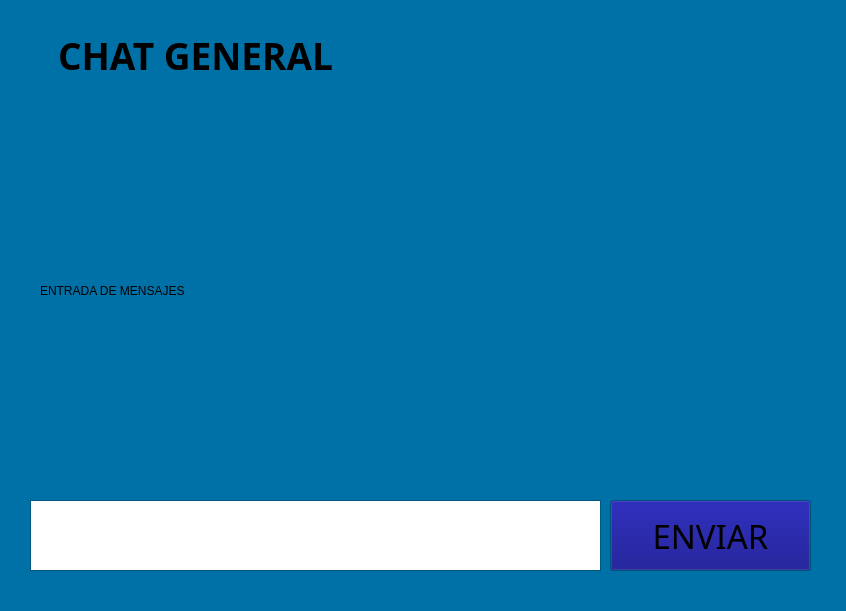
<?xml version="1.0" encoding="UTF-8"?>
<ui version="4.0">
 <class>chatgeneral</class>
 <widget class="QWidget" name="chatgeneral">
  <property name="geometry">
   <rect>
    <x>0</x>
    <y>0</y>
    <width>846</width>
    <height>611</height>
   </rect>
  </property>
  <property name="palette">
   <palette>
    <active>
     <colorrole role="WindowText">
      <brush brushstyle="SolidPattern">
       <color alpha="255">
        <red>0</red>
        <green>0</green>
        <blue>0</blue>
       </color>
      </brush>
     </colorrole>
     <colorrole role="Button">
      <brush brushstyle="SolidPattern">
       <color alpha="255">
        <red>0</red>
        <green>113</green>
        <blue>166</blue>
       </color>
      </brush>
     </colorrole>
     <colorrole role="Light">
      <brush brushstyle="SolidPattern">
       <color alpha="255">
        <red>0</red>
        <green>170</green>
        <blue>249</blue>
       </color>
      </brush>
     </colorrole>
     <colorrole role="Midlight">
      <brush brushstyle="SolidPattern">
       <color alpha="255">
        <red>0</red>
        <green>141</green>
        <blue>207</blue>
       </color>
      </brush>
     </colorrole>
     <colorrole role="Dark">
      <brush brushstyle="SolidPattern">
       <color alpha="255">
        <red>0</red>
        <green>56</green>
        <blue>83</blue>
       </color>
      </brush>
     </colorrole>
     <colorrole role="Mid">
      <brush brushstyle="SolidPattern">
       <color alpha="255">
        <red>0</red>
        <green>75</green>
        <blue>111</blue>
       </color>
      </brush>
     </colorrole>
     <colorrole role="Text">
      <brush brushstyle="SolidPattern">
       <color alpha="255">
        <red>0</red>
        <green>0</green>
        <blue>0</blue>
       </color>
      </brush>
     </colorrole>
     <colorrole role="BrightText">
      <brush brushstyle="SolidPattern">
       <color alpha="255">
        <red>255</red>
        <green>255</green>
        <blue>255</blue>
       </color>
      </brush>
     </colorrole>
     <colorrole role="ButtonText">
      <brush brushstyle="SolidPattern">
       <color alpha="255">
        <red>0</red>
        <green>0</green>
        <blue>0</blue>
       </color>
      </brush>
     </colorrole>
     <colorrole role="Base">
      <brush brushstyle="SolidPattern">
       <color alpha="255">
        <red>255</red>
        <green>255</green>
        <blue>255</blue>
       </color>
      </brush>
     </colorrole>
     <colorrole role="Window">
      <brush brushstyle="SolidPattern">
       <color alpha="255">
        <red>0</red>
        <green>113</green>
        <blue>166</blue>
       </color>
      </brush>
     </colorrole>
     <colorrole role="Shadow">
      <brush brushstyle="SolidPattern">
       <color alpha="255">
        <red>0</red>
        <green>0</green>
        <blue>0</blue>
       </color>
      </brush>
     </colorrole>
     <colorrole role="AlternateBase">
      <brush brushstyle="SolidPattern">
       <color alpha="255">
        <red>127</red>
        <green>184</green>
        <blue>210</blue>
       </color>
      </brush>
     </colorrole>
     <colorrole role="ToolTipBase">
      <brush brushstyle="SolidPattern">
       <color alpha="255">
        <red>255</red>
        <green>255</green>
        <blue>220</blue>
       </color>
      </brush>
     </colorrole>
     <colorrole role="ToolTipText">
      <brush brushstyle="SolidPattern">
       <color alpha="255">
        <red>0</red>
        <green>0</green>
        <blue>0</blue>
       </color>
      </brush>
     </colorrole>
     <colorrole role="PlaceholderText">
      <brush brushstyle="SolidPattern">
       <color alpha="128">
        <red>0</red>
        <green>0</green>
        <blue>0</blue>
       </color>
      </brush>
     </colorrole>
    </active>
    <inactive>
     <colorrole role="WindowText">
      <brush brushstyle="SolidPattern">
       <color alpha="255">
        <red>0</red>
        <green>0</green>
        <blue>0</blue>
       </color>
      </brush>
     </colorrole>
     <colorrole role="Button">
      <brush brushstyle="SolidPattern">
       <color alpha="255">
        <red>0</red>
        <green>113</green>
        <blue>166</blue>
       </color>
      </brush>
     </colorrole>
     <colorrole role="Light">
      <brush brushstyle="SolidPattern">
       <color alpha="255">
        <red>0</red>
        <green>170</green>
        <blue>249</blue>
       </color>
      </brush>
     </colorrole>
     <colorrole role="Midlight">
      <brush brushstyle="SolidPattern">
       <color alpha="255">
        <red>0</red>
        <green>141</green>
        <blue>207</blue>
       </color>
      </brush>
     </colorrole>
     <colorrole role="Dark">
      <brush brushstyle="SolidPattern">
       <color alpha="255">
        <red>0</red>
        <green>56</green>
        <blue>83</blue>
       </color>
      </brush>
     </colorrole>
     <colorrole role="Mid">
      <brush brushstyle="SolidPattern">
       <color alpha="255">
        <red>0</red>
        <green>75</green>
        <blue>111</blue>
       </color>
      </brush>
     </colorrole>
     <colorrole role="Text">
      <brush brushstyle="SolidPattern">
       <color alpha="255">
        <red>0</red>
        <green>0</green>
        <blue>0</blue>
       </color>
      </brush>
     </colorrole>
     <colorrole role="BrightText">
      <brush brushstyle="SolidPattern">
       <color alpha="255">
        <red>255</red>
        <green>255</green>
        <blue>255</blue>
       </color>
      </brush>
     </colorrole>
     <colorrole role="ButtonText">
      <brush brushstyle="SolidPattern">
       <color alpha="255">
        <red>0</red>
        <green>0</green>
        <blue>0</blue>
       </color>
      </brush>
     </colorrole>
     <colorrole role="Base">
      <brush brushstyle="SolidPattern">
       <color alpha="255">
        <red>255</red>
        <green>255</green>
        <blue>255</blue>
       </color>
      </brush>
     </colorrole>
     <colorrole role="Window">
      <brush brushstyle="SolidPattern">
       <color alpha="255">
        <red>0</red>
        <green>113</green>
        <blue>166</blue>
       </color>
      </brush>
     </colorrole>
     <colorrole role="Shadow">
      <brush brushstyle="SolidPattern">
       <color alpha="255">
        <red>0</red>
        <green>0</green>
        <blue>0</blue>
       </color>
      </brush>
     </colorrole>
     <colorrole role="AlternateBase">
      <brush brushstyle="SolidPattern">
       <color alpha="255">
        <red>127</red>
        <green>184</green>
        <blue>210</blue>
       </color>
      </brush>
     </colorrole>
     <colorrole role="ToolTipBase">
      <brush brushstyle="SolidPattern">
       <color alpha="255">
        <red>255</red>
        <green>255</green>
        <blue>220</blue>
       </color>
      </brush>
     </colorrole>
     <colorrole role="ToolTipText">
      <brush brushstyle="SolidPattern">
       <color alpha="255">
        <red>0</red>
        <green>0</green>
        <blue>0</blue>
       </color>
      </brush>
     </colorrole>
     <colorrole role="PlaceholderText">
      <brush brushstyle="SolidPattern">
       <color alpha="128">
        <red>0</red>
        <green>0</green>
        <blue>0</blue>
       </color>
      </brush>
     </colorrole>
    </inactive>
    <disabled>
     <colorrole role="WindowText">
      <brush brushstyle="SolidPattern">
       <color alpha="255">
        <red>0</red>
        <green>56</green>
        <blue>83</blue>
       </color>
      </brush>
     </colorrole>
     <colorrole role="Button">
      <brush brushstyle="SolidPattern">
       <color alpha="255">
        <red>0</red>
        <green>113</green>
        <blue>166</blue>
       </color>
      </brush>
     </colorrole>
     <colorrole role="Light">
      <brush brushstyle="SolidPattern">
       <color alpha="255">
        <red>0</red>
        <green>170</green>
        <blue>249</blue>
       </color>
      </brush>
     </colorrole>
     <colorrole role="Midlight">
      <brush brushstyle="SolidPattern">
       <color alpha="255">
        <red>0</red>
        <green>141</green>
        <blue>207</blue>
       </color>
      </brush>
     </colorrole>
     <colorrole role="Dark">
      <brush brushstyle="SolidPattern">
       <color alpha="255">
        <red>0</red>
        <green>56</green>
        <blue>83</blue>
       </color>
      </brush>
     </colorrole>
     <colorrole role="Mid">
      <brush brushstyle="SolidPattern">
       <color alpha="255">
        <red>0</red>
        <green>75</green>
        <blue>111</blue>
       </color>
      </brush>
     </colorrole>
     <colorrole role="Text">
      <brush brushstyle="SolidPattern">
       <color alpha="255">
        <red>0</red>
        <green>56</green>
        <blue>83</blue>
       </color>
      </brush>
     </colorrole>
     <colorrole role="BrightText">
      <brush brushstyle="SolidPattern">
       <color alpha="255">
        <red>255</red>
        <green>255</green>
        <blue>255</blue>
       </color>
      </brush>
     </colorrole>
     <colorrole role="ButtonText">
      <brush brushstyle="SolidPattern">
       <color alpha="255">
        <red>0</red>
        <green>56</green>
        <blue>83</blue>
       </color>
      </brush>
     </colorrole>
     <colorrole role="Base">
      <brush brushstyle="SolidPattern">
       <color alpha="255">
        <red>0</red>
        <green>113</green>
        <blue>166</blue>
       </color>
      </brush>
     </colorrole>
     <colorrole role="Window">
      <brush brushstyle="SolidPattern">
       <color alpha="255">
        <red>0</red>
        <green>113</green>
        <blue>166</blue>
       </color>
      </brush>
     </colorrole>
     <colorrole role="Shadow">
      <brush brushstyle="SolidPattern">
       <color alpha="255">
        <red>0</red>
        <green>0</green>
        <blue>0</blue>
       </color>
      </brush>
     </colorrole>
     <colorrole role="AlternateBase">
      <brush brushstyle="SolidPattern">
       <color alpha="255">
        <red>0</red>
        <green>113</green>
        <blue>166</blue>
       </color>
      </brush>
     </colorrole>
     <colorrole role="ToolTipBase">
      <brush brushstyle="SolidPattern">
       <color alpha="255">
        <red>255</red>
        <green>255</green>
        <blue>220</blue>
       </color>
      </brush>
     </colorrole>
     <colorrole role="ToolTipText">
      <brush brushstyle="SolidPattern">
       <color alpha="255">
        <red>0</red>
        <green>0</green>
        <blue>0</blue>
       </color>
      </brush>
     </colorrole>
     <colorrole role="PlaceholderText">
      <brush brushstyle="SolidPattern">
       <color alpha="128">
        <red>0</red>
        <green>0</green>
        <blue>0</blue>
       </color>
      </brush>
     </colorrole>
    </disabled>
   </palette>
  </property>
  <property name="windowTitle">
   <string>Form</string>
  </property>
  <widget class="QLabel" name="label">
   <property name="geometry">
    <rect>
     <x>10</x>
     <y>10</y>
     <width>371</width>
     <height>91</height>
    </rect>
   </property>
   <property name="sizePolicy">
    <sizepolicy hsizetype="Preferred" vsizetype="Preferred">
     <horstretch>50</horstretch>
     <verstretch>50</verstretch>
    </sizepolicy>
   </property>
   <property name="minimumSize">
    <size>
     <width>50</width>
     <height>50</height>
    </size>
   </property>
   <property name="font">
    <font>
     <family>Agency FB</family>
     <pointsize>20</pointsize>
    </font>
   </property>
   <property name="cursor">
    <cursorShape>CrossCursor</cursorShape>
   </property>
   <property name="frameShape">
    <enum>QFrame::NoFrame</enum>
   </property>
   <property name="frameShadow">
    <enum>QFrame::Plain</enum>
   </property>
   <property name="lineWidth">
    <number>1200</number>
   </property>
   <property name="midLineWidth">
    <number>20</number>
   </property>
   <property name="text">
    <string>&lt;html&gt;&lt;head/&gt;&lt;body&gt;&lt;p align=&quot;center&quot;&gt;&lt;span style=&quot; font-size:28pt; font-weight:600;&quot;&gt;CHAT GENERAL&lt;/span&gt;&lt;/p&gt;&lt;/body&gt;&lt;/html&gt;</string>
   </property>
   <property name="alignment">
    <set>Qt::AlignCenter</set>
   </property>
   <property name="wordWrap">
    <bool>true</bool>
   </property>
  </widget>
  <widget class="QPlainTextEdit" name="plainTextEdit">
   <property name="geometry">
    <rect>
     <x>30</x>
     <y>500</y>
     <width>571</width>
     <height>71</height>
    </rect>
   </property>
   <property name="cursor" stdset="0">
    <cursorShape>IBeamCursor</cursorShape>
   </property>
   <property name="verticalScrollBarPolicy">
    <enum>Qt::ScrollBarAlwaysOff</enum>
   </property>
   <property name="horizontalScrollBarPolicy">
    <enum>Qt::ScrollBarAlwaysOff</enum>
   </property>
   <property name="sizeAdjustPolicy">
    <enum>QAbstractScrollArea::AdjustIgnored</enum>
   </property>
   <property name="tabChangesFocus">
    <bool>false</bool>
   </property>
   <property name="documentTitle">
    <string/>
   </property>
   <property name="readOnly">
    <bool>false</bool>
   </property>
   <property name="plainText">
    <string/>
   </property>
   <property name="tabStopWidth">
    <number>10</number>
   </property>
  </widget>
  <widget class="QPushButton" name="pushButton_3">
   <property name="geometry">
    <rect>
     <x>610</x>
     <y>500</y>
     <width>201</width>
     <height>71</height>
    </rect>
   </property>
   <property name="palette">
    <palette>
     <active>
      <colorrole role="Button">
       <brush brushstyle="SolidPattern">
        <color alpha="255">
         <red>0</red>
         <green>0</green>
         <blue>127</blue>
        </color>
       </brush>
      </colorrole>
      <colorrole role="ButtonText">
       <brush brushstyle="SolidPattern">
        <color alpha="255">
         <red>14</red>
         <green>255</green>
         <blue>175</blue>
        </color>
       </brush>
      </colorrole>
      <colorrole role="Base">
       <brush brushstyle="SolidPattern">
        <color alpha="255">
         <red>0</red>
         <green>0</green>
         <blue>127</blue>
        </color>
       </brush>
      </colorrole>
      <colorrole role="ToolTipBase">
       <brush brushstyle="SolidPattern">
        <color alpha="255">
         <red>0</red>
         <green>0</green>
         <blue>127</blue>
        </color>
       </brush>
      </colorrole>
     </active>
     <inactive>
      <colorrole role="Button">
       <brush brushstyle="SolidPattern">
        <color alpha="255">
         <red>0</red>
         <green>0</green>
         <blue>127</blue>
        </color>
       </brush>
      </colorrole>
      <colorrole role="ButtonText">
       <brush brushstyle="SolidPattern">
        <color alpha="255">
         <red>0</red>
         <green>0</green>
         <blue>0</blue>
        </color>
       </brush>
      </colorrole>
      <colorrole role="Base">
       <brush brushstyle="SolidPattern">
        <color alpha="255">
         <red>0</red>
         <green>0</green>
         <blue>127</blue>
        </color>
       </brush>
      </colorrole>
      <colorrole role="ToolTipBase">
       <brush brushstyle="SolidPattern">
        <color alpha="255">
         <red>0</red>
         <green>0</green>
         <blue>127</blue>
        </color>
       </brush>
      </colorrole>
     </inactive>
     <disabled>
      <colorrole role="Button">
       <brush brushstyle="SolidPattern">
        <color alpha="255">
         <red>0</red>
         <green>0</green>
         <blue>127</blue>
        </color>
       </brush>
      </colorrole>
      <colorrole role="ButtonText">
       <brush brushstyle="SolidPattern">
        <color alpha="255">
         <red>10</red>
         <green>255</green>
         <blue>206</blue>
        </color>
       </brush>
      </colorrole>
      <colorrole role="Base">
       <brush brushstyle="SolidPattern">
        <color alpha="255">
         <red>0</red>
         <green>85</green>
         <blue>127</blue>
        </color>
       </brush>
      </colorrole>
      <colorrole role="ToolTipBase">
       <brush brushstyle="SolidPattern">
        <color alpha="255">
         <red>0</red>
         <green>0</green>
         <blue>127</blue>
        </color>
       </brush>
      </colorrole>
     </disabled>
    </palette>
   </property>
   <property name="font">
    <font>
     <family>Agency FB</family>
     <pointsize>25</pointsize>
    </font>
   </property>
   <property name="cursor">
    <cursorShape>CrossCursor</cursorShape>
   </property>
   <property name="text">
    <string>ENVIAR</string>
   </property>
   <property name="iconSize">
    <size>
     <width>40</width>
     <height>40</height>
    </size>
   </property>
  </widget>
  <widget class="QLabel" name="label_2">
   <property name="geometry">
    <rect>
     <x>40</x>
     <y>120</y>
     <width>751</width>
     <height>341</height>
    </rect>
   </property>
   <property name="palette">
    <palette>
     <active>
      <colorrole role="WindowText">
       <brush brushstyle="SolidPattern">
        <color alpha="255">
         <red>0</red>
         <green>0</green>
         <blue>0</blue>
        </color>
       </brush>
      </colorrole>
      <colorrole role="Button">
       <brush brushstyle="SolidPattern">
        <color alpha="255">
         <red>255</red>
         <green>255</green>
         <blue>255</blue>
        </color>
       </brush>
      </colorrole>
      <colorrole role="Light">
       <brush brushstyle="SolidPattern">
        <color alpha="255">
         <red>255</red>
         <green>255</green>
         <blue>255</blue>
        </color>
       </brush>
      </colorrole>
      <colorrole role="Midlight">
       <brush brushstyle="SolidPattern">
        <color alpha="255">
         <red>255</red>
         <green>255</green>
         <blue>255</blue>
        </color>
       </brush>
      </colorrole>
      <colorrole role="Dark">
       <brush brushstyle="SolidPattern">
        <color alpha="255">
         <red>127</red>
         <green>127</green>
         <blue>127</blue>
        </color>
       </brush>
      </colorrole>
      <colorrole role="Mid">
       <brush brushstyle="SolidPattern">
        <color alpha="255">
         <red>170</red>
         <green>170</green>
         <blue>170</blue>
        </color>
       </brush>
      </colorrole>
      <colorrole role="Text">
       <brush brushstyle="SolidPattern">
        <color alpha="255">
         <red>0</red>
         <green>0</green>
         <blue>0</blue>
        </color>
       </brush>
      </colorrole>
      <colorrole role="BrightText">
       <brush brushstyle="SolidPattern">
        <color alpha="255">
         <red>255</red>
         <green>255</green>
         <blue>255</blue>
        </color>
       </brush>
      </colorrole>
      <colorrole role="ButtonText">
       <brush brushstyle="SolidPattern">
        <color alpha="255">
         <red>0</red>
         <green>0</green>
         <blue>0</blue>
        </color>
       </brush>
      </colorrole>
      <colorrole role="Base">
       <brush brushstyle="SolidPattern">
        <color alpha="255">
         <red>255</red>
         <green>255</green>
         <blue>255</blue>
        </color>
       </brush>
      </colorrole>
      <colorrole role="Window">
       <brush brushstyle="SolidPattern">
        <color alpha="255">
         <red>255</red>
         <green>255</green>
         <blue>255</blue>
        </color>
       </brush>
      </colorrole>
      <colorrole role="Shadow">
       <brush brushstyle="SolidPattern">
        <color alpha="255">
         <red>0</red>
         <green>0</green>
         <blue>0</blue>
        </color>
       </brush>
      </colorrole>
      <colorrole role="AlternateBase">
       <brush brushstyle="SolidPattern">
        <color alpha="255">
         <red>255</red>
         <green>255</green>
         <blue>255</blue>
        </color>
       </brush>
      </colorrole>
      <colorrole role="ToolTipBase">
       <brush brushstyle="SolidPattern">
        <color alpha="255">
         <red>255</red>
         <green>255</green>
         <blue>220</blue>
        </color>
       </brush>
      </colorrole>
      <colorrole role="ToolTipText">
       <brush brushstyle="SolidPattern">
        <color alpha="255">
         <red>0</red>
         <green>0</green>
         <blue>0</blue>
        </color>
       </brush>
      </colorrole>
      <colorrole role="PlaceholderText">
       <brush brushstyle="SolidPattern">
        <color alpha="128">
         <red>0</red>
         <green>0</green>
         <blue>0</blue>
        </color>
       </brush>
      </colorrole>
     </active>
     <inactive>
      <colorrole role="WindowText">
       <brush brushstyle="SolidPattern">
        <color alpha="255">
         <red>0</red>
         <green>0</green>
         <blue>0</blue>
        </color>
       </brush>
      </colorrole>
      <colorrole role="Button">
       <brush brushstyle="SolidPattern">
        <color alpha="255">
         <red>255</red>
         <green>255</green>
         <blue>255</blue>
        </color>
       </brush>
      </colorrole>
      <colorrole role="Light">
       <brush brushstyle="SolidPattern">
        <color alpha="255">
         <red>255</red>
         <green>255</green>
         <blue>255</blue>
        </color>
       </brush>
      </colorrole>
      <colorrole role="Midlight">
       <brush brushstyle="SolidPattern">
        <color alpha="255">
         <red>255</red>
         <green>255</green>
         <blue>255</blue>
        </color>
       </brush>
      </colorrole>
      <colorrole role="Dark">
       <brush brushstyle="SolidPattern">
        <color alpha="255">
         <red>127</red>
         <green>127</green>
         <blue>127</blue>
        </color>
       </brush>
      </colorrole>
      <colorrole role="Mid">
       <brush brushstyle="SolidPattern">
        <color alpha="255">
         <red>170</red>
         <green>170</green>
         <blue>170</blue>
        </color>
       </brush>
      </colorrole>
      <colorrole role="Text">
       <brush brushstyle="SolidPattern">
        <color alpha="255">
         <red>0</red>
         <green>0</green>
         <blue>0</blue>
        </color>
       </brush>
      </colorrole>
      <colorrole role="BrightText">
       <brush brushstyle="SolidPattern">
        <color alpha="255">
         <red>255</red>
         <green>255</green>
         <blue>255</blue>
        </color>
       </brush>
      </colorrole>
      <colorrole role="ButtonText">
       <brush brushstyle="SolidPattern">
        <color alpha="255">
         <red>0</red>
         <green>0</green>
         <blue>0</blue>
        </color>
       </brush>
      </colorrole>
      <colorrole role="Base">
       <brush brushstyle="SolidPattern">
        <color alpha="255">
         <red>255</red>
         <green>255</green>
         <blue>255</blue>
        </color>
       </brush>
      </colorrole>
      <colorrole role="Window">
       <brush brushstyle="SolidPattern">
        <color alpha="255">
         <red>255</red>
         <green>255</green>
         <blue>255</blue>
        </color>
       </brush>
      </colorrole>
      <colorrole role="Shadow">
       <brush brushstyle="SolidPattern">
        <color alpha="255">
         <red>0</red>
         <green>0</green>
         <blue>0</blue>
        </color>
       </brush>
      </colorrole>
      <colorrole role="AlternateBase">
       <brush brushstyle="SolidPattern">
        <color alpha="255">
         <red>255</red>
         <green>255</green>
         <blue>255</blue>
        </color>
       </brush>
      </colorrole>
      <colorrole role="ToolTipBase">
       <brush brushstyle="SolidPattern">
        <color alpha="255">
         <red>255</red>
         <green>255</green>
         <blue>220</blue>
        </color>
       </brush>
      </colorrole>
      <colorrole role="ToolTipText">
       <brush brushstyle="SolidPattern">
        <color alpha="255">
         <red>0</red>
         <green>0</green>
         <blue>0</blue>
        </color>
       </brush>
      </colorrole>
      <colorrole role="PlaceholderText">
       <brush brushstyle="SolidPattern">
        <color alpha="128">
         <red>0</red>
         <green>0</green>
         <blue>0</blue>
        </color>
       </brush>
      </colorrole>
     </inactive>
     <disabled>
      <colorrole role="WindowText">
       <brush brushstyle="SolidPattern">
        <color alpha="255">
         <red>127</red>
         <green>127</green>
         <blue>127</blue>
        </color>
       </brush>
      </colorrole>
      <colorrole role="Button">
       <brush brushstyle="SolidPattern">
        <color alpha="255">
         <red>255</red>
         <green>255</green>
         <blue>255</blue>
        </color>
       </brush>
      </colorrole>
      <colorrole role="Light">
       <brush brushstyle="SolidPattern">
        <color alpha="255">
         <red>255</red>
         <green>255</green>
         <blue>255</blue>
        </color>
       </brush>
      </colorrole>
      <colorrole role="Midlight">
       <brush brushstyle="SolidPattern">
        <color alpha="255">
         <red>255</red>
         <green>255</green>
         <blue>255</blue>
        </color>
       </brush>
      </colorrole>
      <colorrole role="Dark">
       <brush brushstyle="SolidPattern">
        <color alpha="255">
         <red>127</red>
         <green>127</green>
         <blue>127</blue>
        </color>
       </brush>
      </colorrole>
      <colorrole role="Mid">
       <brush brushstyle="SolidPattern">
        <color alpha="255">
         <red>170</red>
         <green>170</green>
         <blue>170</blue>
        </color>
       </brush>
      </colorrole>
      <colorrole role="Text">
       <brush brushstyle="SolidPattern">
        <color alpha="255">
         <red>127</red>
         <green>127</green>
         <blue>127</blue>
        </color>
       </brush>
      </colorrole>
      <colorrole role="BrightText">
       <brush brushstyle="SolidPattern">
        <color alpha="255">
         <red>255</red>
         <green>255</green>
         <blue>255</blue>
        </color>
       </brush>
      </colorrole>
      <colorrole role="ButtonText">
       <brush brushstyle="SolidPattern">
        <color alpha="255">
         <red>127</red>
         <green>127</green>
         <blue>127</blue>
        </color>
       </brush>
      </colorrole>
      <colorrole role="Base">
       <brush brushstyle="SolidPattern">
        <color alpha="255">
         <red>255</red>
         <green>255</green>
         <blue>255</blue>
        </color>
       </brush>
      </colorrole>
      <colorrole role="Window">
       <brush brushstyle="SolidPattern">
        <color alpha="255">
         <red>255</red>
         <green>255</green>
         <blue>255</blue>
        </color>
       </brush>
      </colorrole>
      <colorrole role="Shadow">
       <brush brushstyle="SolidPattern">
        <color alpha="255">
         <red>0</red>
         <green>0</green>
         <blue>0</blue>
        </color>
       </brush>
      </colorrole>
      <colorrole role="AlternateBase">
       <brush brushstyle="SolidPattern">
        <color alpha="255">
         <red>255</red>
         <green>255</green>
         <blue>255</blue>
        </color>
       </brush>
      </colorrole>
      <colorrole role="ToolTipBase">
       <brush brushstyle="SolidPattern">
        <color alpha="255">
         <red>255</red>
         <green>255</green>
         <blue>220</blue>
        </color>
       </brush>
      </colorrole>
      <colorrole role="ToolTipText">
       <brush brushstyle="SolidPattern">
        <color alpha="255">
         <red>0</red>
         <green>0</green>
         <blue>0</blue>
        </color>
       </brush>
      </colorrole>
      <colorrole role="PlaceholderText">
       <brush brushstyle="SolidPattern">
        <color alpha="128">
         <red>0</red>
         <green>0</green>
         <blue>0</blue>
        </color>
       </brush>
      </colorrole>
     </disabled>
    </palette>
   </property>
   <property name="text">
    <string>ENTRADA DE MENSAJES</string>
   </property>
  </widget>
 </widget>
 <resources/>
 <connections/>
</ui>
